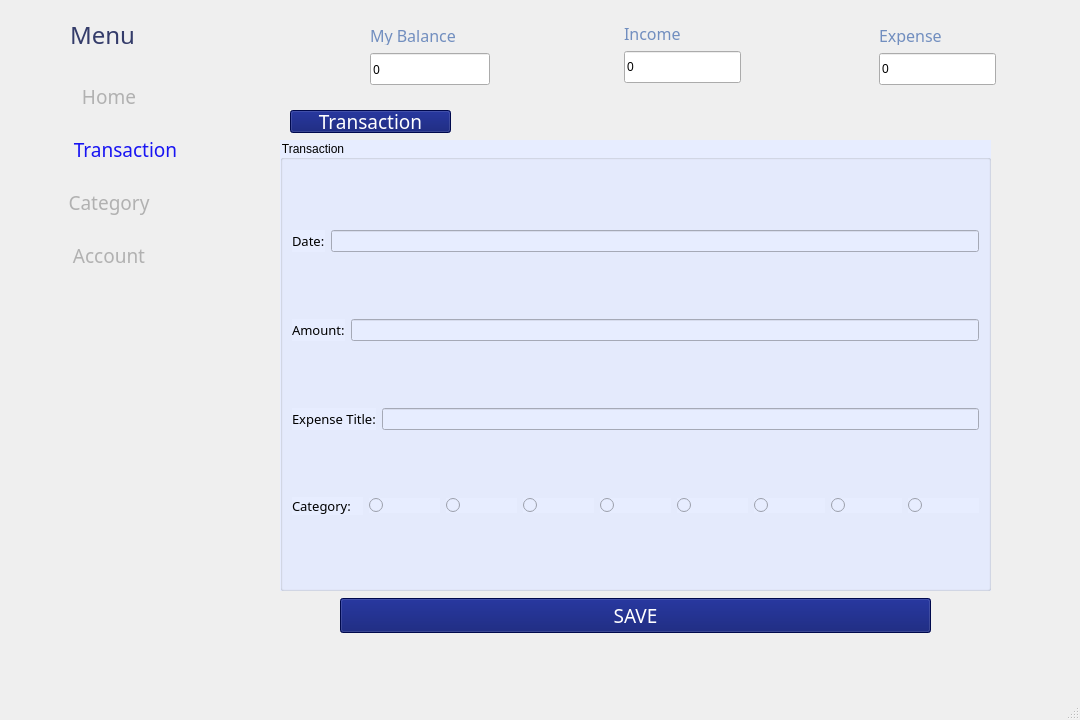
<?xml version="1.0" encoding="UTF-8"?>
<ui version="4.0">
 <class>MainWindow2</class>
 <widget class="QMainWindow" name="MainWindow2">
  <property name="geometry">
   <rect>
    <x>0</x>
    <y>0</y>
    <width>1080</width>
    <height>720</height>
   </rect>
  </property>
  <property name="windowTitle">
   <string>MainWindow2</string>
  </property>
  <property name="dockNestingEnabled">
   <bool>true</bool>
  </property>
  <widget class="QWidget" name="centralwidget">
   <widget class="QLabel" name="Icon_expense">
    <property name="geometry">
     <rect>
      <x>791</x>
      <y>21</y>
      <width>70</width>
      <height>70</height>
     </rect>
    </property>
    <property name="minimumSize">
     <size>
      <width>70</width>
      <height>70</height>
     </size>
    </property>
    <property name="text">
     <string/>
    </property>
    <property name="pixmap">
     <pixmap>../../Images/Home/Icon_Expenses.png</pixmap>
    </property>
   </widget>
   <widget class="QGroupBox" name="groupBox_3">
    <property name="geometry">
     <rect>
      <x>280</x>
      <y>140</y>
      <width>711</width>
      <height>451</height>
     </rect>
    </property>
    <property name="styleSheet">
     <string notr="true">background-color: rgb(231, 237, 255);</string>
    </property>
    <property name="title">
     <string>Transaction</string>
    </property>
    <property name="flat">
     <bool>true</bool>
    </property>
    <layout class="QVBoxLayout" name="verticalLayout">
     <item>
      <layout class="QHBoxLayout" name="horizontalLayout_4">
       <item>
        <widget class="QLabel" name="label_Date">
         <property name="font">
          <font>
           <family>Bahnschrift SemiLight</family>
           <pointsize>10</pointsize>
           <weight>50</weight>
           <italic>false</italic>
           <bold>false</bold>
          </font>
         </property>
         <property name="styleSheet">
          <string notr="true">font: 10pt &quot;Bahnschrift SemiLight&quot;;</string>
         </property>
         <property name="text">
          <string>Date:</string>
         </property>
        </widget>
       </item>
       <item>
        <widget class="QLineEdit" name="lineEdit_Date"/>
       </item>
      </layout>
     </item>
     <item>
      <layout class="QHBoxLayout" name="horizontalLayout_3">
       <item>
        <widget class="QLabel" name="label_Amount">
         <property name="font">
          <font>
           <family>Bahnschrift SemiLight</family>
           <pointsize>10</pointsize>
           <weight>50</weight>
           <italic>false</italic>
           <bold>false</bold>
          </font>
         </property>
         <property name="styleSheet">
          <string notr="true">font: 10pt &quot;Bahnschrift SemiLight&quot;;</string>
         </property>
         <property name="text">
          <string>Amount:</string>
         </property>
        </widget>
       </item>
       <item>
        <widget class="QLineEdit" name="lineEdit_Amount"/>
       </item>
      </layout>
     </item>
     <item>
      <layout class="QHBoxLayout" name="horizontalLayout_2">
       <item>
        <widget class="QLabel" name="label_ExpenseTitle">
         <property name="font">
          <font>
           <family>Bahnschrift SemiLight</family>
           <pointsize>10</pointsize>
           <weight>50</weight>
           <italic>false</italic>
           <bold>false</bold>
          </font>
         </property>
         <property name="styleSheet">
          <string notr="true">font: 10pt &quot;Bahnschrift SemiLight&quot;;</string>
         </property>
         <property name="text">
          <string>Expense Title:</string>
         </property>
        </widget>
       </item>
       <item>
        <widget class="QLineEdit" name="lineEdit_ExpenseTitle"/>
       </item>
      </layout>
     </item>
     <item>
      <layout class="QHBoxLayout" name="horizontalLayout_5">
       <item>
        <widget class="QLabel" name="label_6">
         <property name="font">
          <font>
           <family>Bahnschrift SemiLight</family>
           <pointsize>10</pointsize>
           <weight>50</weight>
           <italic>false</italic>
           <bold>false</bold>
          </font>
         </property>
         <property name="styleSheet">
          <string notr="true">font: 10pt &quot;Bahnschrift SemiLight&quot;;</string>
         </property>
         <property name="text">
          <string>Category:</string>
         </property>
        </widget>
       </item>
       <item>
        <widget class="QRadioButton" name="radioButton_Food">
         <property name="text">
          <string/>
         </property>
         <property name="icon">
          <iconset>
           <normaloff>../../Images/Category/Icon_Food.png</normaloff>../../Images/Category/Icon_Food.png</iconset>
         </property>
         <property name="iconSize">
          <size>
           <width>50</width>
           <height>50</height>
          </size>
         </property>
        </widget>
       </item>
       <item>
        <widget class="QRadioButton" name="radioButton_Transport">
         <property name="text">
          <string/>
         </property>
         <property name="icon">
          <iconset>
           <normaloff>../../Images/Category/Icon_Transport.png</normaloff>../../Images/Category/Icon_Transport.png</iconset>
         </property>
         <property name="iconSize">
          <size>
           <width>50</width>
           <height>50</height>
          </size>
         </property>
        </widget>
       </item>
       <item>
        <widget class="QRadioButton" name="radioButton_Medicine">
         <property name="text">
          <string/>
         </property>
         <property name="icon">
          <iconset>
           <normaloff>../../Images/Category/Icon_Medicine.png</normaloff>../../Images/Category/Icon_Medicine.png</iconset>
         </property>
         <property name="iconSize">
          <size>
           <width>50</width>
           <height>50</height>
          </size>
         </property>
        </widget>
       </item>
       <item>
        <widget class="QRadioButton" name="radioButton_Groceries">
         <property name="text">
          <string/>
         </property>
         <property name="icon">
          <iconset>
           <normaloff>../../Images/Category/Icon_Groceries.png</normaloff>../../Images/Category/Icon_Groceries.png</iconset>
         </property>
         <property name="iconSize">
          <size>
           <width>50</width>
           <height>50</height>
          </size>
         </property>
        </widget>
       </item>
       <item>
        <widget class="QRadioButton" name="radioButton_Rent">
         <property name="text">
          <string/>
         </property>
         <property name="icon">
          <iconset>
           <normaloff>../../Images/Category/Icon_Rent.png</normaloff>../../Images/Category/Icon_Rent.png</iconset>
         </property>
         <property name="iconSize">
          <size>
           <width>50</width>
           <height>50</height>
          </size>
         </property>
        </widget>
       </item>
       <item>
        <widget class="QRadioButton" name="radioButton_Gift">
         <property name="text">
          <string/>
         </property>
         <property name="icon">
          <iconset>
           <normaloff>../../Images/Category/Icon_Gifts.png</normaloff>../../Images/Category/Icon_Gifts.png</iconset>
         </property>
         <property name="iconSize">
          <size>
           <width>50</width>
           <height>50</height>
          </size>
         </property>
        </widget>
       </item>
       <item>
        <widget class="QRadioButton" name="radioButton_Savings">
         <property name="text">
          <string/>
         </property>
         <property name="icon">
          <iconset>
           <normaloff>../../Images/Category/Icon_Saving.png</normaloff>../../Images/Category/Icon_Saving.png</iconset>
         </property>
         <property name="iconSize">
          <size>
           <width>50</width>
           <height>50</height>
          </size>
         </property>
        </widget>
       </item>
       <item>
        <widget class="QRadioButton" name="radioButton_Entertainment">
         <property name="text">
          <string/>
         </property>
         <property name="icon">
          <iconset>
           <normaloff>../../Images/Category/Icon_Entertainment.png</normaloff>../../Images/Category/Icon_Entertainment.png</iconset>
         </property>
         <property name="iconSize">
          <size>
           <width>50</width>
           <height>50</height>
          </size>
         </property>
        </widget>
       </item>
      </layout>
     </item>
    </layout>
   </widget>
   <widget class="QLabel" name="Icon_menu">
    <property name="geometry">
     <rect>
      <x>13</x>
      <y>20</y>
      <width>25</width>
      <height>25</height>
     </rect>
    </property>
    <property name="text">
     <string/>
    </property>
    <property name="pixmap">
     <pixmap>image/Icon_Menu.png</pixmap>
    </property>
   </widget>
   <widget class="QLabel" name="label_mybalance">
    <property name="geometry">
     <rect>
      <x>370</x>
      <y>25</y>
      <width>108</width>
      <height>20</height>
     </rect>
    </property>
    <property name="minimumSize">
     <size>
      <width>108</width>
      <height>20</height>
     </size>
    </property>
    <property name="font">
     <font>
      <family>Bahnschrift SemiLight</family>
      <pointsize>12</pointsize>
     </font>
    </property>
    <property name="styleSheet">
     <string notr="true">color: rgb(113, 142, 191);</string>
    </property>
    <property name="text">
     <string>My Balance</string>
    </property>
   </widget>
   <widget class="QLabel" name="label_menu">
    <property name="geometry">
     <rect>
      <x>70</x>
      <y>20</y>
      <width>70</width>
      <height>30</height>
     </rect>
    </property>
    <property name="font">
     <font>
      <family>Bahnschrift SemiLight</family>
      <pointsize>18</pointsize>
     </font>
    </property>
    <property name="styleSheet">
     <string notr="true">color: rgb(52, 60, 106);</string>
    </property>
    <property name="text">
     <string>Menu</string>
    </property>
   </widget>
   <widget class="QPushButton" name="pushButton_11">
    <property name="geometry">
     <rect>
      <x>30</x>
      <y>187</y>
      <width>158</width>
      <height>31</height>
     </rect>
    </property>
    <property name="sizePolicy">
     <sizepolicy hsizetype="Minimum" vsizetype="Fixed">
      <horstretch>20</horstretch>
      <verstretch>20</verstretch>
     </sizepolicy>
    </property>
    <property name="minimumSize">
     <size>
      <width>158</width>
      <height>26</height>
     </size>
    </property>
    <property name="sizeIncrement">
     <size>
      <width>10</width>
      <height>10</height>
     </size>
    </property>
    <property name="font">
     <font>
      <family>Bahnschrift SemiLight</family>
      <pointsize>14</pointsize>
     </font>
    </property>
    <property name="styleSheet">
     <string notr="true">color: rgb(177, 177, 177);</string>
    </property>
    <property name="text">
     <string>Category</string>
    </property>
    <property name="icon">
     <iconset>
      <normaloff>../../Images/Home/Icon_Category.png</normaloff>../../Images/Home/Icon_Category.png</iconset>
    </property>
    <property name="iconSize">
     <size>
      <width>25</width>
      <height>25</height>
     </size>
    </property>
    <property name="shortcut">
     <string notr="true"/>
    </property>
    <property name="autoRepeat">
     <bool>false</bool>
    </property>
    <property name="flat">
     <bool>true</bool>
    </property>
   </widget>
   <widget class="QPushButton" name="pushButton_10">
    <property name="geometry">
     <rect>
      <x>30</x>
      <y>240</y>
      <width>158</width>
      <height>31</height>
     </rect>
    </property>
    <property name="sizePolicy">
     <sizepolicy hsizetype="Minimum" vsizetype="Fixed">
      <horstretch>20</horstretch>
      <verstretch>20</verstretch>
     </sizepolicy>
    </property>
    <property name="minimumSize">
     <size>
      <width>158</width>
      <height>25</height>
     </size>
    </property>
    <property name="sizeIncrement">
     <size>
      <width>10</width>
      <height>10</height>
     </size>
    </property>
    <property name="font">
     <font>
      <family>Bahnschrift SemiLight</family>
      <pointsize>14</pointsize>
     </font>
    </property>
    <property name="styleSheet">
     <string notr="true">color: rgb(177, 177, 177);</string>
    </property>
    <property name="text">
     <string>Account</string>
    </property>
    <property name="icon">
     <iconset>
      <normaloff>../../Images/Home/Icon_Setting.png</normaloff>../../Images/Home/Icon_Setting.png</iconset>
    </property>
    <property name="iconSize">
     <size>
      <width>25</width>
      <height>25</height>
     </size>
    </property>
    <property name="shortcut">
     <string notr="true"/>
    </property>
    <property name="checkable">
     <bool>false</bool>
    </property>
    <property name="autoRepeat">
     <bool>false</bool>
    </property>
    <property name="flat">
     <bool>true</bool>
    </property>
   </widget>
   <widget class="QPushButton" name="pushButton_9">
    <property name="geometry">
     <rect>
      <x>30</x>
      <y>134</y>
      <width>191</width>
      <height>31</height>
     </rect>
    </property>
    <property name="sizePolicy">
     <sizepolicy hsizetype="Minimum" vsizetype="Fixed">
      <horstretch>0</horstretch>
      <verstretch>0</verstretch>
     </sizepolicy>
    </property>
    <property name="minimumSize">
     <size>
      <width>158</width>
      <height>25</height>
     </size>
    </property>
    <property name="sizeIncrement">
     <size>
      <width>10</width>
      <height>10</height>
     </size>
    </property>
    <property name="font">
     <font>
      <family>Bahnschrift SemiLight</family>
      <pointsize>14</pointsize>
     </font>
    </property>
    <property name="accessibleDescription">
     <string/>
    </property>
    <property name="styleSheet">
     <string notr="true">color: rgb(24, 20, 243);</string>
    </property>
    <property name="text">
     <string>Transaction</string>
    </property>
    <property name="icon">
     <iconset>
      <normaloff>../../Images/Transaction/Icon_Transaction.png</normaloff>../../Images/Transaction/Icon_Transaction.png</iconset>
    </property>
    <property name="iconSize">
     <size>
      <width>25</width>
      <height>25</height>
     </size>
    </property>
    <property name="shortcut">
     <string notr="true"/>
    </property>
    <property name="checkable">
     <bool>false</bool>
    </property>
    <property name="autoRepeat">
     <bool>false</bool>
    </property>
    <property name="flat">
     <bool>true</bool>
    </property>
   </widget>
   <widget class="QPushButton" name="pushButton_2">
    <property name="geometry">
     <rect>
      <x>30</x>
      <y>81</y>
      <width>158</width>
      <height>31</height>
     </rect>
    </property>
    <property name="sizePolicy">
     <sizepolicy hsizetype="Minimum" vsizetype="Fixed">
      <horstretch>20</horstretch>
      <verstretch>20</verstretch>
     </sizepolicy>
    </property>
    <property name="minimumSize">
     <size>
      <width>158</width>
      <height>25</height>
     </size>
    </property>
    <property name="sizeIncrement">
     <size>
      <width>0</width>
      <height>0</height>
     </size>
    </property>
    <property name="font">
     <font>
      <family>Bahnschrift SemiLight</family>
      <pointsize>14</pointsize>
     </font>
    </property>
    <property name="focusPolicy">
     <enum>Qt::NoFocus</enum>
    </property>
    <property name="contextMenuPolicy">
     <enum>Qt::NoContextMenu</enum>
    </property>
    <property name="toolTip">
     <string/>
    </property>
    <property name="toolTipDuration">
     <number>0</number>
    </property>
    <property name="layoutDirection">
     <enum>Qt::LeftToRight</enum>
    </property>
    <property name="styleSheet">
     <string notr="true">color: rgb(177, 177, 177);
gridline-color: rgb(255, 255, 255);
background-color: rgb(255, 255, 255);
border-color: rgb(255, 255, 255);</string>
    </property>
    <property name="text">
     <string>Home</string>
    </property>
    <property name="icon">
     <iconset>
      <normaloff>../../Images/Account/Icon_Home.png</normaloff>../../Images/Account/Icon_Home.png</iconset>
    </property>
    <property name="iconSize">
     <size>
      <width>25</width>
      <height>25</height>
     </size>
    </property>
    <property name="shortcut">
     <string notr="true"/>
    </property>
    <property name="checkable">
     <bool>false</bool>
    </property>
    <property name="autoRepeat">
     <bool>false</bool>
    </property>
    <property name="autoDefault">
     <bool>false</bool>
    </property>
    <property name="flat">
     <bool>true</bool>
    </property>
   </widget>
   <widget class="QLabel" name="label">
    <property name="geometry">
     <rect>
      <x>8</x>
      <y>432</y>
      <width>265</width>
      <height>250</height>
     </rect>
    </property>
    <property name="text">
     <string/>
    </property>
    <property name="pixmap">
     <pixmap>image/trangtri.png</pixmap>
    </property>
    <property name="scaledContents">
     <bool>true</bool>
    </property>
   </widget>
   <widget class="QLabel" name="Icon_income">
    <property name="geometry">
     <rect>
      <x>531</x>
      <y>19</y>
      <width>70</width>
      <height>70</height>
     </rect>
    </property>
    <property name="minimumSize">
     <size>
      <width>70</width>
      <height>70</height>
     </size>
    </property>
    <property name="text">
     <string/>
    </property>
    <property name="pixmap">
     <pixmap>../../Images/Home/Icon_Income.png</pixmap>
    </property>
   </widget>
   <widget class="QLabel" name="label_income">
    <property name="geometry">
     <rect>
      <x>624</x>
      <y>23</y>
      <width>108</width>
      <height>20</height>
     </rect>
    </property>
    <property name="minimumSize">
     <size>
      <width>108</width>
      <height>20</height>
     </size>
    </property>
    <property name="font">
     <font>
      <family>Bahnschrift SemiLight</family>
      <pointsize>12</pointsize>
     </font>
    </property>
    <property name="styleSheet">
     <string notr="true">color: rgb(113, 142, 191);</string>
    </property>
    <property name="text">
     <string>Income</string>
    </property>
   </widget>
   <widget class="QLineEdit" name="lineEdit_expense">
    <property name="geometry">
     <rect>
      <x>879</x>
      <y>53</y>
      <width>117</width>
      <height>32</height>
     </rect>
    </property>
    <property name="minimumSize">
     <size>
      <width>117</width>
      <height>32</height>
     </size>
    </property>
    <property name="text">
     <string>0</string>
    </property>
   </widget>
   <widget class="QLineEdit" name="lineEdit_income">
    <property name="geometry">
     <rect>
      <x>624</x>
      <y>51</y>
      <width>117</width>
      <height>32</height>
     </rect>
    </property>
    <property name="minimumSize">
     <size>
      <width>117</width>
      <height>32</height>
     </size>
    </property>
    <property name="text">
     <string>0</string>
    </property>
   </widget>
   <widget class="QLineEdit" name="lineEdit_mybalance">
    <property name="geometry">
     <rect>
      <x>370</x>
      <y>53</y>
      <width>120</width>
      <height>32</height>
     </rect>
    </property>
    <property name="font">
     <font>
      <family>Bahnschrift SemiLight</family>
     </font>
    </property>
    <property name="text">
     <string>0</string>
    </property>
   </widget>
   <widget class="QLabel" name="label_expense">
    <property name="geometry">
     <rect>
      <x>879</x>
      <y>25</y>
      <width>108</width>
      <height>20</height>
     </rect>
    </property>
    <property name="minimumSize">
     <size>
      <width>88</width>
      <height>20</height>
     </size>
    </property>
    <property name="font">
     <font>
      <family>Bahnschrift SemiLight</family>
      <pointsize>12</pointsize>
     </font>
    </property>
    <property name="styleSheet">
     <string notr="true">color: rgb(113, 142, 191);</string>
    </property>
    <property name="text">
     <string>Expense</string>
    </property>
   </widget>
   <widget class="QLabel" name="Icon_mybalance">
    <property name="geometry">
     <rect>
      <x>280</x>
      <y>20</y>
      <width>70</width>
      <height>70</height>
     </rect>
    </property>
    <property name="minimumSize">
     <size>
      <width>70</width>
      <height>70</height>
     </size>
    </property>
    <property name="text">
     <string/>
    </property>
    <property name="pixmap">
     <pixmap>../../Images/Home/Icon_MyBalance.png</pixmap>
    </property>
   </widget>
   <widget class="QWidget" name="horizontalLayoutWidget">
    <property name="geometry">
     <rect>
      <x>340</x>
      <y>590</y>
      <width>591</width>
      <height>51</height>
     </rect>
    </property>
    <layout class="QHBoxLayout" name="horizontalLayout">
     <item>
      <widget class="QPushButton" name="pushButton_Save">
       <property name="font">
        <font>
         <family>Bernard MT Condensed</family>
         <pointsize>14</pointsize>
        </font>
       </property>
       <property name="styleSheet">
        <string notr="true">background-color: rgb(0, 13, 107);
color: rgb(255, 255, 255);</string>
       </property>
       <property name="text">
        <string>SAVE</string>
       </property>
      </widget>
     </item>
    </layout>
   </widget>
   <widget class="QPushButton" name="pushButton_Transaction">
    <property name="geometry">
     <rect>
      <x>290</x>
      <y>110</y>
      <width>161</width>
      <height>23</height>
     </rect>
    </property>
    <property name="font">
     <font>
      <family>Bernard MT Condensed</family>
      <pointsize>14</pointsize>
     </font>
    </property>
    <property name="styleSheet">
     <string notr="true">background-color: rgb(0, 13, 107);
color: rgb(255, 255, 255);</string>
    </property>
    <property name="text">
     <string>Transaction</string>
    </property>
   </widget>
  </widget>
  <widget class="QMenuBar" name="menubar">
   <property name="geometry">
    <rect>
     <x>0</x>
     <y>0</y>
     <width>1080</width>
     <height>21</height>
    </rect>
   </property>
  </widget>
  <widget class="QStatusBar" name="statusbar"/>
 </widget>
 <resources/>
 <connections/>
</ui>
